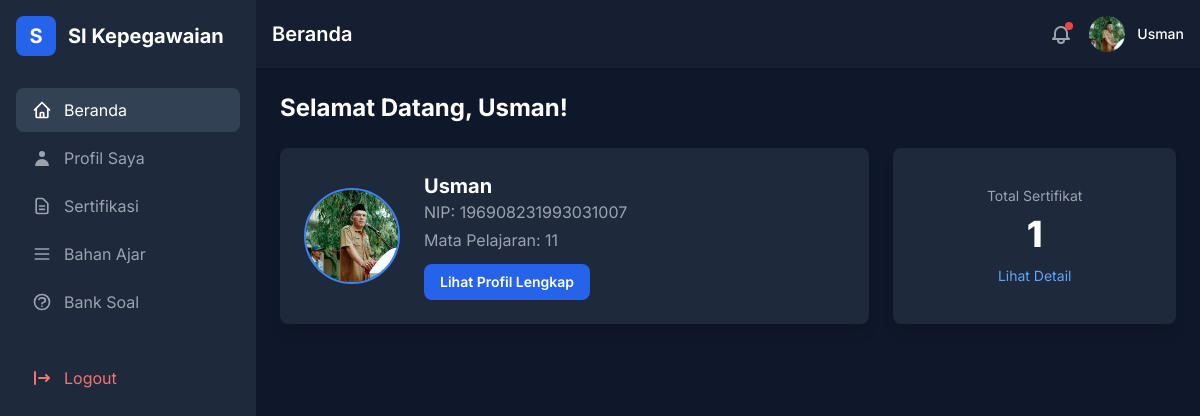
The page /guru/index.php (signed in) on the database its author committed.
### tables this page shows
CREATE TABLE `guru` (
  `id` int(11) NOT NULL,
  `name` varchar(100) NOT NULL,
  `gelar` varchar(100) DEFAULT NULL,
  `mata_pelajaran` varchar(100) DEFAULT NULL,
  `kelompok_mata_pelajaran` varchar(100) DEFAULT NULL,
  `jurusan` varchar(255) DEFAULT NULL,
  `jenis_kelamin` enum('Laki-Laki','Perempuan','Lainnya') DEFAULT NULL,
  `agama` varchar(50) DEFAULT NULL,
  `jenjang` varchar(50) DEFAULT NULL,
  `pangkat` varchar(50) DEFAULT NULL,
  `golongan` varchar(10) DEFAULT NULL,
  `nip` varchar(18) DEFAULT NULL,
  `email` varchar(100) NOT NULL,
  `email_pemulihan` varchar(100) DEFAULT NULL,
  `photo` varchar(255) DEFAULT NULL,
  `created_at` timestamp NOT NULL DEFAULT current_timestamp(),
  `updated_at` timestamp NOT NULL DEFAULT current_timestamp() ON UPDATE current_timestamp(),
  `password` varchar(255) NOT NULL,
  `alamat` text DEFAULT NULL,
  `no_hp` varchar(15) DEFAULT NULL
);

### guru/index.php (the view, shortened to what this page needs)
<?php
require '../db_connection.php';
$pageTitle = 'Beranda';
$userId = $_SESSION['user']['id'];
$email = $_SESSION['user']['email'];
$stmt_user = $conn->prepare("SELECT * FROM guru WHERE id = ?");
$stmt_user->bind_param("i", $userId);
$stmt_user->execute();
$result_user = $stmt_user->get_result();
$user = $result_user->fetch_assoc();
$stmt_sertifikat = $conn->prepare("SELECT COUNT(id) as total_sertifikat FROM riwayat_pelatihan WHERE email = ?");
$stmt_sertifikat->bind_param("s", $email);
$stmt_sertifikat->execute();
$result_sertifikat = $stmt_sertifikat->get_result();
$sertifikat_data = $result_sertifikat->fetch_assoc();
$jumlah_sertifikat = $sertifikat_data['total_sertifikat'] ?? 0;
$name = htmlspecialchars($user['name'] ?? 'Nama Belum Diisi');
$nip = htmlspecialchars($user['nip'] ?? '-');
$mata_pelajaran = htmlspecialchars($user['mata_pelajaran'] ?? '-');
$photo_db_path = $user['photo'] ?? '';
$photo_url = 'uploads/default.jpg';
if (!empty($photo_db_path)) {
    if (file_exists($photo_db_path)) {
        $photo_url = htmlspecialchars($photo_db_path);
    } elseif (file_exists('../' . $photo_db_path)) {
        $photo_url = '../' . htmlspecialchars($photo_db_path);
    }
}
require_once 'layout/header.php';
require_once 'layout/sidebar.php';
?>
<div class="flex-1 flex flex-col">
    <header class="bg-slate-800/50 backdrop-blur-lg shadow-sm p-4 flex items-center justify-between sticky top-0 z-20">
        <h1 class="text-xl font-semibold text-white"><?php echo $pageTitle; ?></h1>
        <div class="flex items-center gap-4">
            <button class="text-gray-400 hover:text-white relative">
                <svg class="h-6 w-6" fill="none" viewBox="0 0 24 24" stroke="currentColor"><path stroke-linecap="round" stroke-linejoin="round" stroke-width="2" d="M15 17h5l-1.405-1.405A2.032 2.032 0 0118 14.158V11a6 6 0 10-12 0v3.159c0 .538-.214 1.055-.595 1.436L4 17h5m6 0v1a3 3 0 11-6 0v-1m6 0H9" /></svg>
                <span class="h-2 w-2 bg-red-500 rounded-full absolute top-0 right-0"></span>
            </button>
            <div class="flex items-center gap-3">
                <img src="<?php echo $photo_url; ?>" alt="Foto Profil" class="h-9 w-9 rounded-full object-cover">
                <span class="text-sm font-medium text-white hidden sm:block"><?php echo $name; ?></span>
            </div>
        </div>
    </header>
    <main class="p-6 flex-grow">
        <h2 class="text-2xl font-bold text-white mb-6">Selamat Datang, <?php echo $name; ?>!</h2>
        <div class="grid grid-cols-1 md:grid-cols-2 lg:grid-cols-3 gap-6">
            <div class="bg-slate-800 p-6 rounded-lg shadow-lg col-span-1 md:col-span-2 flex flex-col sm:flex-row items-center gap-6">
                <img src="<?php echo $photo_url; ?>" alt="Foto Guru" class="w-24 h-24 rounded-full object-cover border-2 border-blue-500 flex-shrink-0">
                <div class="text-center sm:text-left">
                    <h3 class="text-xl font-bold text-white"><?php echo $name; ?></h3>
                    <p class="text-gray-400">NIP: <?php echo $nip; ?></p>
                    <p class="text-gray-400 mt-1">Mata Pelajaran: <?php echo $mata_pelajaran; ?></p>
                    <a href="profileGuru.php" class="mt-3 inline-block bg-blue-600 text-white text-sm font-semibold px-4 py-2 rounded-lg hover:bg-blue-700 transition-colors">
                        Lihat Profil Lengkap
                    </a>
                </div>
            </div>
            <div class="bg-slate-800 p-6 rounded-lg shadow-lg flex flex-col justify-center items-center text-center">
                <p class="text-gray-400 text-sm">Total Sertifikat</p>
                <p class="text-4xl font-extrabold text-white mt-2"><?php echo $jumlah_sertifikat; ?></p>
                <a href="sertifikasi.php" class="mt-3 text-blue-400 text-sm hover:underline">Lihat Detail</a>
            </div>
        </div>
    </main>
</div>
<?php
require_once 'layout/footer.php';
?>

### guru/layout/header.php (style rules this page uses)
body { font-family: 'Inter', sans-serif; }

### rows shown on the page
guru: photo (picture), name "Usman", nip "196908231993031007", mata_pelajaran "11"

### other values the page prints
$item['label'] "Beranda"
$item['label'] "Profil Saya"
$item['label'] "Sertifikasi"
$item['label'] "Bahan Ajar"
$item['label'] "Bank Soal"
$pageTitle "Beranda"
$jumlah_sertifikat "1"
